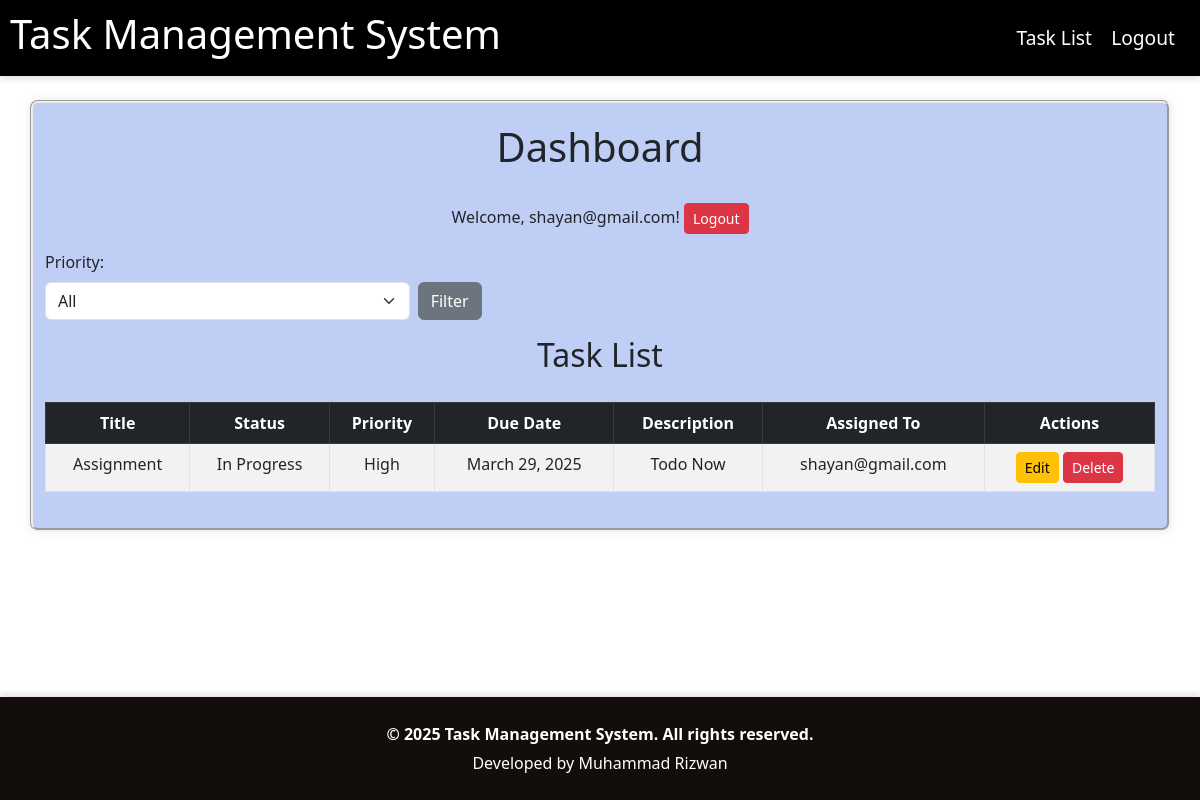
The app's page /tasks/ (signed in), older data.
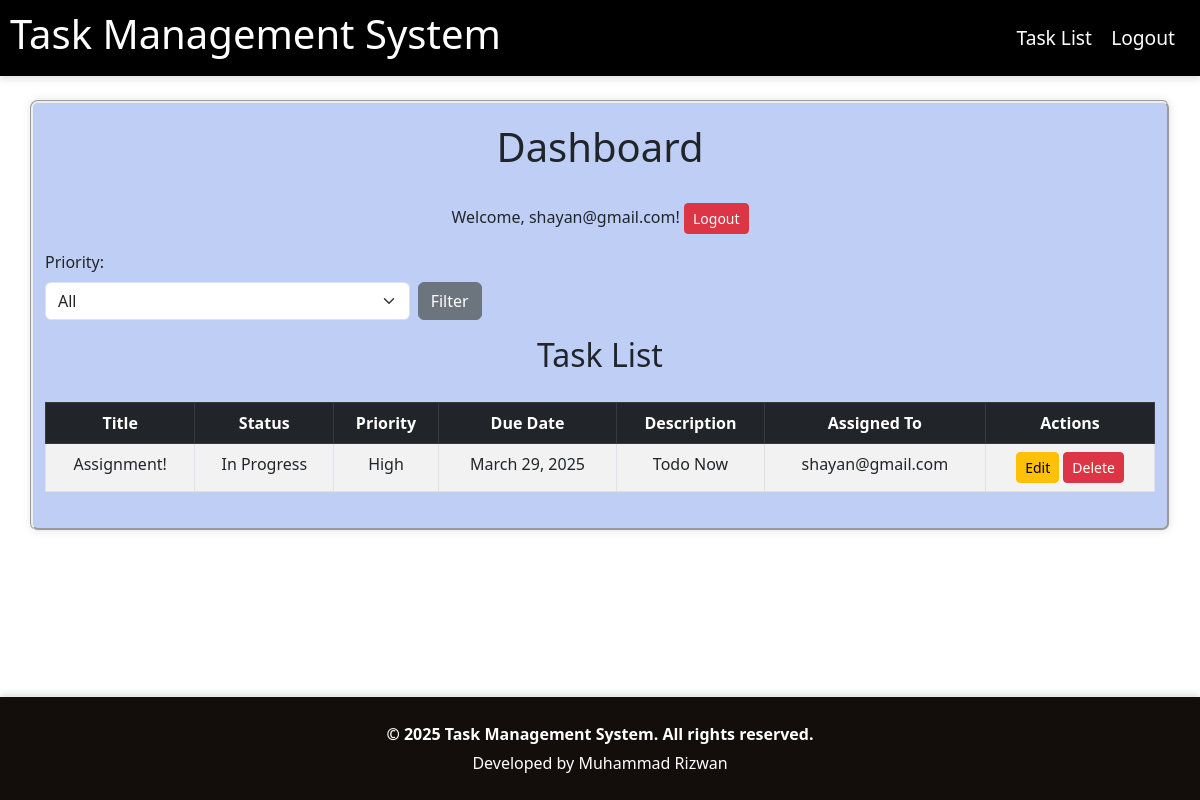
The same page, newer data.
### tasks/models.py (models this page shows, shortened)
class Task(models.Model):
    STATUS_CHOICES = [
        ('Pending', 'Pending'),
        ('In Progress', 'In Progress'),
        ('Completed', 'Completed'),
    ]
    PRIORITY_CHOICES = [
        ('Low', 'Low'),
        ('Medium', 'Medium'),
        ('High', 'High'),
    ]
    title = models.CharField(max_length=200)
    description = models.TextField()
    status = models.CharField(max_length=50, choices=STATUS_CHOICES, default='Pending')
    priority = models.CharField(max_length=50, choices=PRIORITY_CHOICES, default='Medium')
    due_date = models.DateField()
    assigned_to = models.ForeignKey(User, on_delete=models.SET_NULL, null=True, blank=True, related_name='assigned_tasks')

### tasks/views.py (the view)
# urls.py: path('', views.task_list, name='task_list'),
@login_required
def task_list(request):
    status_filter = request.GET.get('status')
    priority_filter = request.GET.get('priority')
    if request.user.is_superuser:
        tasks = Task.objects.all()  # Admin sees all tasks
    else:
        tasks = Task.objects.filter(assigned_to=request.user)  # Users see only their tasks
    if status_filter:
        tasks = tasks.filter(status=status_filter)
    if priority_filter:
        tasks = tasks.filter(priority=priority_filter)
    return render(request, 'tasks/task_list.html', {'tasks': tasks})

### tasks/templates/tasks/task_list.html (shortened to what this page needs)
{% extends 'base_generic.html' %}
{% load static %}
{% block page_css %}
  <link rel="stylesheet" type="text/css" href="{% static 'css/task_list.css' %}">
  <link rel="stylesheet" href="https://cdn.jsdelivr.net/npm/bootstrap@5.3.0/dist/css/bootstrap.min.css">
{% endblock %}
{% block content %}
<!DOCTYPE html>
<html lang="en">
<head>
</head>
<body>
    <div class="container mt-4">
        <h1 class="text-center">Dashboard</h1><br>
        {% if user.is_authenticated %}
            <p class="text-center">Welcome, {{ user.username }}! <a href="{% url 'logout' %}" class="btn btn-danger btn-sm">Logout</a></p>
        {% else %}
            <div class="text-center"><a href="{% url 'login' %}" class="btn btn-primary">Login</a></div>
        {% endif %}
        <form method="GET" action="{% url 'task_list' %}" class="row g-2 mb-3">
            <div class="col-md-4">
                <label for="priority" class="form-label">Priority:</label>
                <select name="priority" id="priority" class="form-select">
                    <option value="">All</option>
                </select>
            </div>
            <div class="col-md-2 d-flex align-items-end">
                <button type="submit" class="btn btn-secondary">Filter</button>
            </div>
        </form>
        <h2 class="text-center">Task List</h2>
        <div class="table-responsive">
            <table class="table table-bordered table-striped">
                <thead class="table-dark">
                    <tr>
                        <th>Title</th>
                        <th>Status</th>
                        <th>Priority</th>
                        <th>Due Date</th>
                        <th>Description</th>
                        <th>Assigned To</th>
                        <th>Actions</th>
                    </tr>
                </thead>
                <tbody>
                    {% for task in tasks %}
                    <tr>
                        <td>{{ task.title }}</td>
                        <td>{{ task.status }}</td>
                        <td>{{ task.priority }}</td>
                        <td>{{ task.due_date }}</td>
                        <td>{{ task.description }}</td>
                        <td>{{ task.assigned_to.username|default:"Unassigned" }}</td>
                        <td class="task-actions">
                            <a href="{% url 'edit_task' task.id %}" class="btn btn-warning btn-sm">Edit</a>
                            <a href="{% url 'delete_task' task.id %}" onclick="return confirm('Are you sure?');" class="btn btn-danger btn-sm">Delete</a>
                        </td>
                    </tr>
                    {% empty %}
                    <tr>
                        <td colspan="7" class="text-center">No tasks available.</td>
                    </tr>
                    {% endfor %}
                </tbody>
            </table>
        </div>
    </div>
</body>
</html>
{% endblock %}

Row changes from the older to the newer data that the page shows:
changed Task "In Progress": title "Assignment" → "Assignment!"
